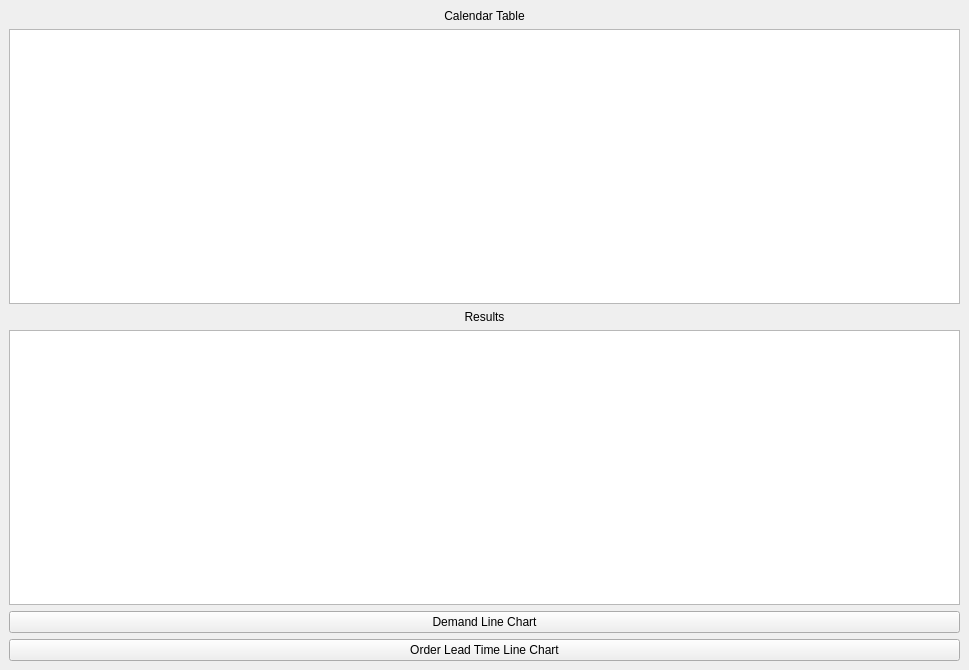
<?xml version="1.0" encoding="UTF-8"?>
<ui version="4.0">
 <class>runwindow</class>
 <widget class="QMainWindow" name="runwindow">
  <property name="geometry">
   <rect>
    <x>0</x>
    <y>0</y>
    <width>969</width>
    <height>670</height>
   </rect>
  </property>
  <property name="windowTitle">
   <string>MainWindow</string>
  </property>
  <widget class="QWidget" name="centralwidget">
   <layout class="QVBoxLayout" name="verticalLayout_2">
    <item>
     <layout class="QVBoxLayout" name="verticalLayout">
      <item>
       <widget class="QLabel" name="calendarTable_Label">
        <property name="text">
         <string>Calendar Table</string>
        </property>
        <property name="alignment">
         <set>Qt::AlignCenter</set>
        </property>
       </widget>
      </item>
      <item>
       <widget class="QTableWidget" name="calendarTable"/>
      </item>
      <item>
       <widget class="QLabel" name="results_Label">
        <property name="text">
         <string>Results</string>
        </property>
        <property name="alignment">
         <set>Qt::AlignCenter</set>
        </property>
       </widget>
      </item>
      <item>
       <widget class="QTableWidget" name="resultsTable"/>
      </item>
      <item>
       <widget class="QPushButton" name="demandLineBtn">
        <property name="text">
         <string>Demand Line Chart</string>
        </property>
       </widget>
      </item>
      <item>
       <widget class="QPushButton" name="leadTimeBtn">
        <property name="text">
         <string>Order Lead Time Line Chart</string>
        </property>
       </widget>
      </item>
     </layout>
    </item>
   </layout>
  </widget>
 </widget>
 <resources/>
 <connections/>
</ui>
